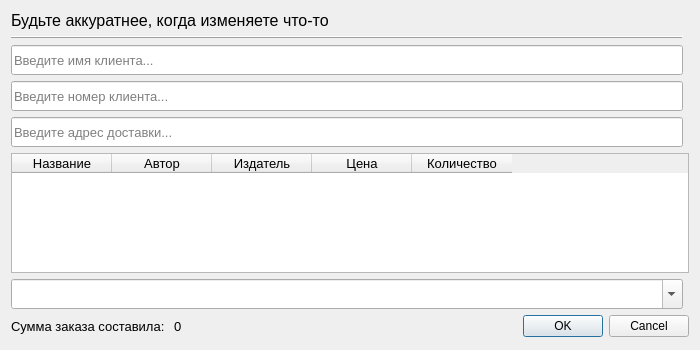
<?xml version="1.0" encoding="UTF-8"?>
<ui version="4.0">
 <class>OrderWindow</class>
 <widget class="QDialog" name="OrderWindow">
  <property name="geometry">
   <rect>
    <x>0</x>
    <y>0</y>
    <width>700</width>
    <height>350</height>
   </rect>
  </property>
  <property name="windowTitle">
   <string>Заказ</string>
  </property>
  <property name="windowIcon">
   <iconset>
    <normaloff>../icons/clipboardOrder.png</normaloff>../icons/clipboardOrder.png</iconset>
  </property>
  <layout class="QGridLayout" name="gridLayout">
   <item row="7" column="0" colspan="2">
    <layout class="QVBoxLayout" name="verticalLayout_3">
     <item>
      <widget class="QTableWidget" name="tableBook">
       <property name="maximumSize">
        <size>
         <width>16777215</width>
         <height>120</height>
        </size>
       </property>
       <property name="font">
        <font>
         <pointsize>10</pointsize>
        </font>
       </property>
       <property name="verticalScrollBarPolicy">
        <enum>Qt::ScrollBarAsNeeded</enum>
       </property>
       <property name="selectionBehavior">
        <enum>QAbstractItemView::SelectRows</enum>
       </property>
       <property name="verticalScrollMode">
        <enum>QAbstractItemView::ScrollPerPixel</enum>
       </property>
       <property name="horizontalScrollMode">
        <enum>QAbstractItemView::ScrollPerPixel</enum>
       </property>
       <column>
        <property name="text">
         <string>Название</string>
        </property>
       </column>
       <column>
        <property name="text">
         <string>Автор</string>
        </property>
       </column>
       <column>
        <property name="text">
         <string>Издатель</string>
        </property>
       </column>
       <column>
        <property name="text">
         <string>Цена</string>
        </property>
       </column>
       <column>
        <property name="text">
         <string>Количество</string>
        </property>
       </column>
      </widget>
     </item>
    </layout>
   </item>
   <item row="4" column="0">
    <layout class="QVBoxLayout" name="verticalLayout_2">
     <item>
      <widget class="QLineEdit" name="lineNumber">
       <property name="minimumSize">
        <size>
         <width>0</width>
         <height>30</height>
        </size>
       </property>
       <property name="font">
        <font>
         <pointsize>10</pointsize>
        </font>
       </property>
       <property name="placeholderText">
        <string>Введите номер клиента...</string>
       </property>
      </widget>
     </item>
    </layout>
   </item>
   <item row="8" column="0">
    <layout class="QVBoxLayout" name="verticalLayout_4">
     <item>
      <widget class="QComboBox" name="comboStatus">
       <property name="minimumSize">
        <size>
         <width>0</width>
         <height>30</height>
        </size>
       </property>
       <property name="font">
        <font>
         <pointsize>10</pointsize>
        </font>
       </property>
       <property name="editable">
        <bool>true</bool>
       </property>
       <property name="placeholderText">
        <string>Выберите статус...</string>
       </property>
      </widget>
     </item>
    </layout>
   </item>
   <item row="3" column="0">
    <layout class="QVBoxLayout" name="verticalLayout">
     <item>
      <widget class="QLineEdit" name="lineClient">
       <property name="minimumSize">
        <size>
         <width>0</width>
         <height>30</height>
        </size>
       </property>
       <property name="font">
        <font>
         <pointsize>10</pointsize>
        </font>
       </property>
       <property name="placeholderText">
        <string>Введите имя клиента...</string>
       </property>
      </widget>
     </item>
    </layout>
   </item>
   <item row="1" column="0">
    <widget class="QLabel" name="label_2">
     <property name="sizePolicy">
      <sizepolicy hsizetype="Preferred" vsizetype="Fixed">
       <horstretch>0</horstretch>
       <verstretch>0</verstretch>
      </sizepolicy>
     </property>
     <property name="font">
      <font>
       <pointsize>12</pointsize>
      </font>
     </property>
     <property name="text">
      <string>Будьте аккуратнее, когда изменяете что-то</string>
     </property>
     <property name="textFormat">
      <enum>Qt::AutoText</enum>
     </property>
     <property name="margin">
      <number>0</number>
     </property>
    </widget>
   </item>
   <item row="9" column="0" colspan="2">
    <layout class="QHBoxLayout" name="horizontalLayout">
     <item>
      <widget class="QLabel" name="label">
       <property name="font">
        <font>
         <pointsize>10</pointsize>
        </font>
       </property>
       <property name="text">
        <string>Сумма заказа составила: </string>
       </property>
      </widget>
     </item>
     <item>
      <widget class="QLabel" name="sum">
       <property name="font">
        <font>
         <pointsize>10</pointsize>
        </font>
       </property>
       <property name="text">
        <string>0</string>
       </property>
      </widget>
     </item>
     <item>
      <widget class="QDialogButtonBox" name="buttonBox">
       <property name="orientation">
        <enum>Qt::Horizontal</enum>
       </property>
       <property name="standardButtons">
        <set>QDialogButtonBox::Cancel|QDialogButtonBox::Ok</set>
       </property>
      </widget>
     </item>
    </layout>
   </item>
   <item row="6" column="0">
    <layout class="QVBoxLayout" name="verticalLayout_6">
     <item>
      <widget class="QLineEdit" name="lineAddress">
       <property name="minimumSize">
        <size>
         <width>0</width>
         <height>30</height>
        </size>
       </property>
       <property name="font">
        <font>
         <pointsize>10</pointsize>
        </font>
       </property>
       <property name="placeholderText">
        <string>Введите адрес доставки...</string>
       </property>
      </widget>
     </item>
    </layout>
   </item>
   <item row="2" column="0">
    <widget class="Line" name="line">
     <property name="frameShadow">
      <enum>QFrame::Raised</enum>
     </property>
     <property name="orientation">
      <enum>Qt::Horizontal</enum>
     </property>
    </widget>
   </item>
  </layout>
 </widget>
 <resources/>
 <connections>
  <connection>
   <sender>buttonBox</sender>
   <signal>accepted()</signal>
   <receiver>OrderWindow</receiver>
   <slot>accept()</slot>
   <hints>
    <hint type="sourcelabel">
     <x>248</x>
     <y>254</y>
    </hint>
    <hint type="destinationlabel">
     <x>157</x>
     <y>274</y>
    </hint>
   </hints>
  </connection>
  <connection>
   <sender>buttonBox</sender>
   <signal>rejected()</signal>
   <receiver>OrderWindow</receiver>
   <slot>reject()</slot>
   <hints>
    <hint type="sourcelabel">
     <x>316</x>
     <y>260</y>
    </hint>
    <hint type="destinationlabel">
     <x>286</x>
     <y>274</y>
    </hint>
   </hints>
  </connection>
 </connections>
</ui>
